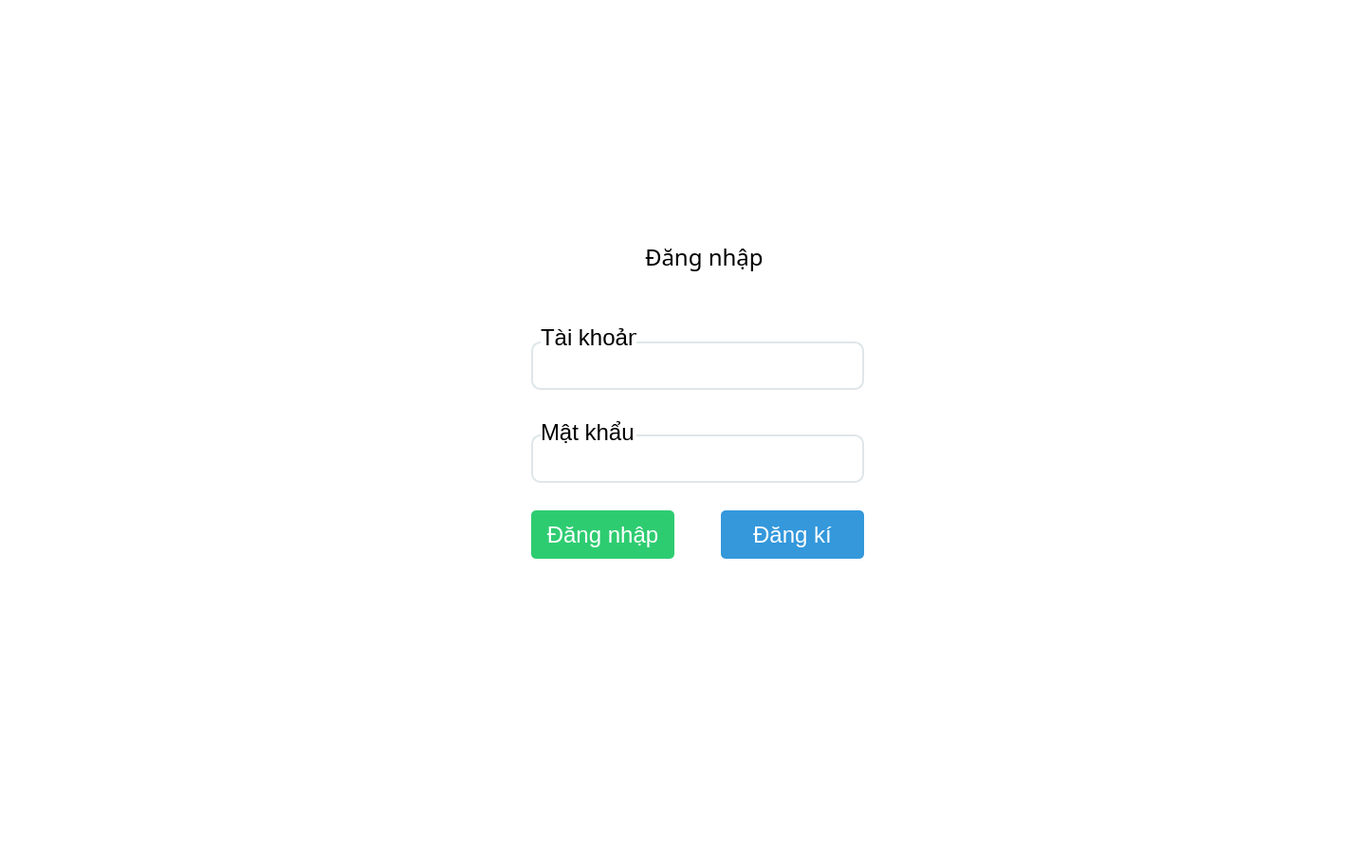
<?xml version="1.0" encoding="UTF-8"?>
<ui version="4.0">
 <class>Form</class>
 <widget class="QWidget" name="Form">
  <property name="geometry">
   <rect>
    <x>0</x>
    <y>0</y>
    <width>1437</width>
    <height>915</height>
   </rect>
  </property>
  <property name="windowTitle">
   <string>Đăng nhập</string>
  </property>
  <property name="autoFillBackground">
   <bool>false</bool>
  </property>
  <property name="styleSheet">
   <string notr="true">/* Nền tổng thể */
QWidget {
    background-color: #fff;
    font-family: &quot;Segoe UI&quot;, Arial, sans-serif;
    font-size: 14px;
}


/* Style cho QLineEdit (ô nhập, ví dụ: username, password) */
QLineEdit {
    background-color: #ffffff;       /* nền trắng */
    border: 2px solid #dfe6e9;         /* viền nhẹ màu xám nhạt */
    border-radius: 10px;               /* bo tròn góc */
    padding: 10px;                    /* khoảng cách bên trong */
    font-size: 16px;
    color: #2d3436;
}

/* Khi ô nhập được focus, thay đổi viền */
QLineEdit:focus {
    border: 2px solid #4A90E2;         /* viền xanh khi chọn */
}

/* Style cho QPlainTextEdit (ô nhập văn bản hoặc hiển thị kết quả) */
QPlainTextEdit {
    background-color: #ffffff;
    border: 2px solid #dfe6e9;
    border-radius: 10px;
    padding: 10px;
    font-size: 16px;
    color: #2d3436;
}

/* Khi QPlainTextEdit được focus */
QPlainTextEdit:focus {
    border: 2px solid #4A90E2;
}

/* Nút đăng nhập màu xanh lá */
QPushButton#loginButton {
    background-color: #2ecc71; /* Xanh lá */
    color: white;
    border: none;
    border-radius: 5px;
    padding: 8px 16px;
}

/* Hover và pressed cho nút đăng nhập */
QPushButton#loginButton:hover {
    background-color: #58d68d; /* Xanh lá nhạt hơn khi hover */
}
QPushButton#loginButton:pressed {
    background-color: #27ae60; /* Xanh lá đậm hơn khi nhấn */
}

/* Nút đăng ký màu xanh dương */
QPushButton#registerButton {
    background-color: #3498db; /* Xanh dương */
    color: white;
    border: none;
    border-radius: 5px;
    padding: 8px 16px;
}

/* Hover và pressed cho nút đăng ký */
QPushButton#registerButton:hover {
    background-color: #5dade2; /* Xanh dương nhạt hơn khi hover */
}
QPushButton#registerButton:pressed {
    background-color: #2980b9; /* Xanh dương đậm hơn khi nhấn */
}

/* QLabel cho thông báo */
QLabel#messageLabel {
    color: red;
    margin-top: 10px;
}

/* Tất cả các widget cơ bản */
QWidget {
    font-family: &quot;Segoe UI&quot;, sans-serif;
    font-size: 24px;
}




</string>
  </property>
  <widget class="QLineEdit" name="usernameLineEdit">
   <property name="geometry">
    <rect>
     <x>560</x>
     <y>360</y>
     <width>351</width>
     <height>51</height>
    </rect>
   </property>
  </widget>
  <widget class="QLineEdit" name="passwordLineEdit">
   <property name="geometry">
    <rect>
     <x>560</x>
     <y>458</y>
     <width>351</width>
     <height>51</height>
    </rect>
   </property>
   <property name="echoMode">
    <enum>QLineEdit::Password</enum>
   </property>
  </widget>
  <widget class="QPushButton" name="loginButton">
   <property name="geometry">
    <rect>
     <x>560</x>
     <y>538</y>
     <width>151</width>
     <height>51</height>
    </rect>
   </property>
   <property name="text">
    <string>Đăng nhập</string>
   </property>
  </widget>
  <widget class="QPushButton" name="registerButton">
   <property name="geometry">
    <rect>
     <x>760</x>
     <y>538</y>
     <width>151</width>
     <height>51</height>
    </rect>
   </property>
   <property name="text">
    <string>Đăng kí</string>
   </property>
  </widget>
  <widget class="QLabel" name="label">
   <property name="geometry">
    <rect>
     <x>680</x>
     <y>250</y>
     <width>131</width>
     <height>41</height>
    </rect>
   </property>
   <property name="font">
    <font>
     <family>Segoe UI,sans-serif</family>
     <pointsize>-1</pointsize>
    </font>
   </property>
   <property name="text">
    <string>Đăng nhập</string>
   </property>
  </widget>
  <widget class="QLabel" name="messageLabel">
   <property name="geometry">
    <rect>
     <x>560</x>
     <y>610</y>
     <width>531</width>
     <height>41</height>
    </rect>
   </property>
   <property name="text">
    <string/>
   </property>
  </widget>
  <widget class="QLabel" name="label_2">
   <property name="geometry">
    <rect>
     <x>570</x>
     <y>345</y>
     <width>101</width>
     <height>21</height>
    </rect>
   </property>
   <property name="autoFillBackground">
    <bool>false</bool>
   </property>
   <property name="text">
    <string>Tài khoản</string>
   </property>
  </widget>
  <widget class="QLabel" name="label_3">
   <property name="geometry">
    <rect>
     <x>570</x>
     <y>440</y>
     <width>101</width>
     <height>31</height>
    </rect>
   </property>
   <property name="text">
    <string>Mật khẩu</string>
   </property>
  </widget>
 </widget>
 <resources/>
 <connections/>
</ui>
